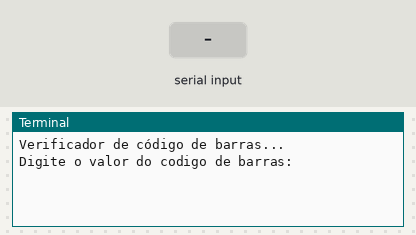
Bench run of a program on a simulated Raspberry Pi (header pin numbers). On the bench: the last lines printed to the terminal. Inputs (shaded band) come from the test bench.

Above: at 1.2 s.
1.3 s: "Altura:" typed at the terminal, then Enter
At 2.5 s:
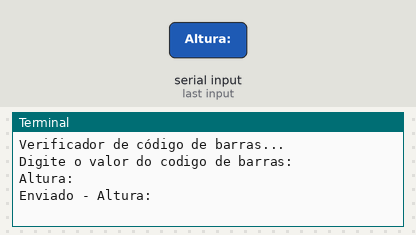
2.8 s: "1\n" received over the second serial link
At 3.9 s:
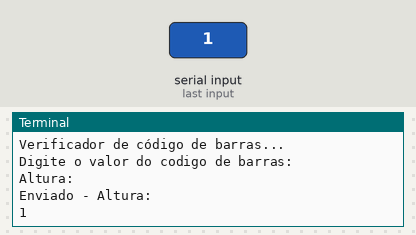
4.3 s: "0\n" received over the second serial link
At 5.1 s:
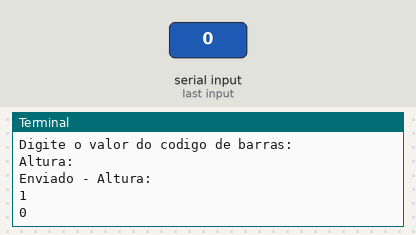

The program:

projeto_2.py
```python
#Script / código em Python para integrar dados entre um Raspberry Pi 4 e um Arduino Uno via comunicação serial

# IMPORTAÇÃO DE BIBLIOTECAS

import RPi.GPIO as GPIO # importa a biblioteca que permite controle dos pinos GPIO do Raspberry Pi
import time # importa biblioteca com várias funções de tempo
import serial # importa a biblioteca de comunicação serial com dispositivos externos, como o Arduino

# ----------------------------------------------------------------------------------------------------------------------------------

# CONFIGURAÇÕES INICIAIS

# Configura a comunicação serial com o Arduino
# Estamos criando um objeto Serial chamado ser que representa a comunicação serial com o dispositivo conectado à porta /dev/ttyACM0 do Raspberry Pi
# Com uma velocidade de transmissão de 115200 bps.

ser = serial.Serial("/dev/ttyACM0", 115200)

GPIO.setmode(GPIO.BOARD) # Configuração do modo de numeração dos pinos do GPIO, caso seja conectado algum LED ou algo do tipo no Rasperry.

print("Verificador de código de barras...") # Mensagem inicial

# ----------------------------------------------------------------------------------------------------------------------------------

# LOOP PRINCIPAL DO PROGRAMA

while True:
    # Lê a variável digitada pelo usuário
    comando = input("Digite o valor do codigo de barras: ")

    # Converte a variável para bytes
    data = comando.encode()

    # Envia a variável para o Arduino
    ser.write(data)

    # Exibe mensagem de confirmação de envio para o Arduino
    print(f"Enviado - {comando}")

    # Lê a resposta do Arduino até encontrar a informação de "Altura"

    resposta = "" #Inicializa variável resposta como uma string vazia. Será utilizada para armazenar a resposta do arduino
    while not resposta.startswith("Altura:"): #Loop while enquanto a string não começar com "Altura"
        resposta = ser.readline().decode().strip()
        print(resposta) #Imprime a resposta atual do Aduino

# ----------------------------------------------------------------------------------------------------------------------------------

# Fechar a conexão com a porta serial
ser.close()

print("Programa encerrado.")

# ----------------------------------------------------------------------------------------------------------------------------------

#OBSERVAÇÕES

#ser.readline() lê uma linha de dados da porta serial
#.decode() converte os bytes lidos em uma string unicode
#remove espaços em branco do inicio e do fim da sring
```

Measured:
- after the input at 1.3 s, the terminal: prints a new line at once (image 1)
- after the input at 2.8 s, the terminal: prints a new line at once (image 2)
- after the input at 4.3 s, the terminal: prints a new line at once (image 3)
